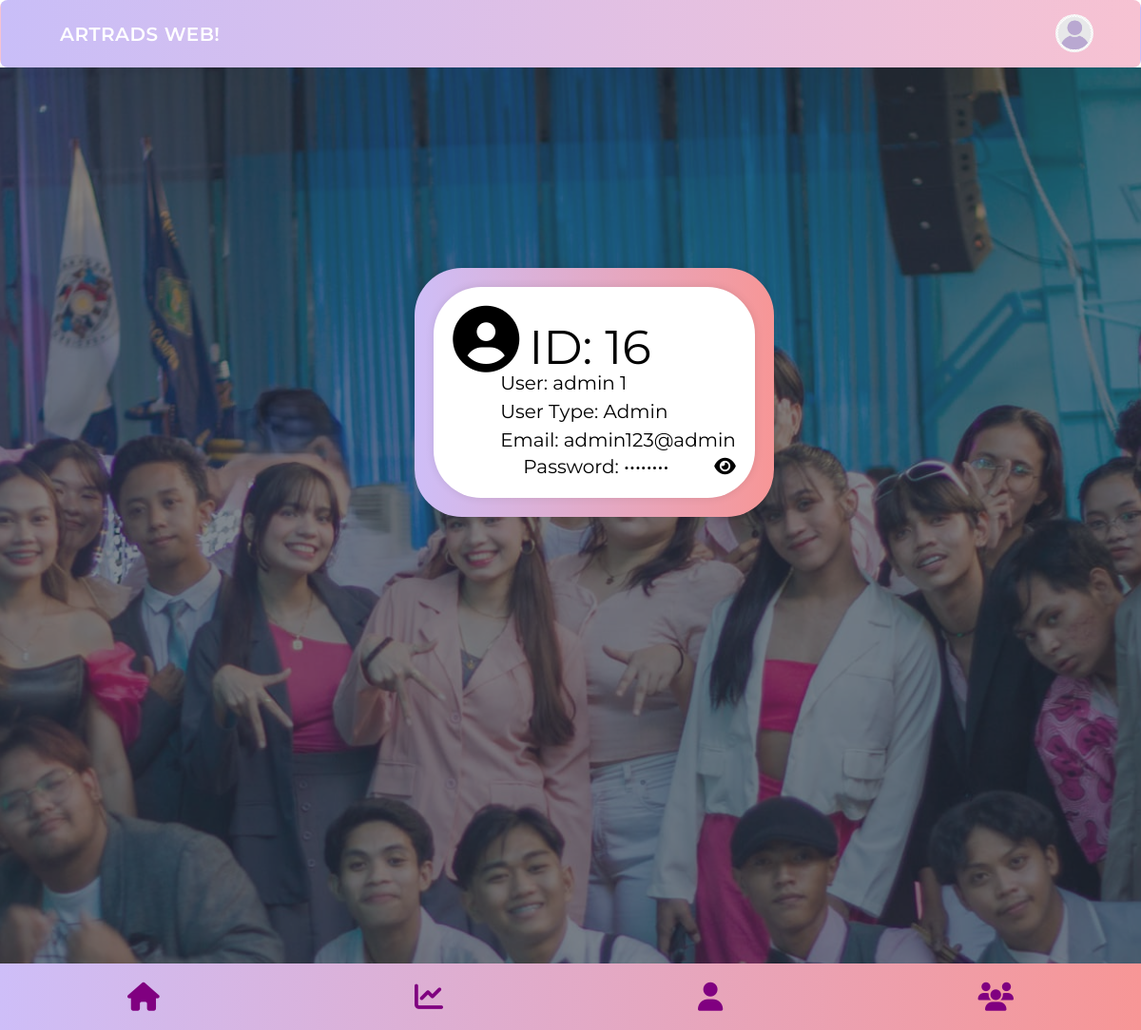
Page /scpphp/user.php (signed in) on the committed database.
### tables this page shows
CREATE TABLE `scp_tbl` (
  `id` int(10) NOT NULL,
  `fname` varchar(100) NOT NULL,
  `lname` varchar(100) NOT NULL,
  `email` varchar(100) NOT NULL,
  `password` varchar(100) NOT NULL,
  `user_type` varchar(100) NOT NULL
);

### scpphp/user.php (the view, shortened to what this page needs)
<?php
    include("server.php");
    $id = $_SESSION['id'];
    $query = mysqli_query($conn, "SELECT * FROM scp_tbl WHERE id = '$id'");
    while($result = mysqli_fetch_assoc($query)){
      $res_id = $result['id'];
      $res_fname = $result['fname'];
      $res_lname = $result['lname'];
      $res_email = $result['email'];
      $res_password = $result['password'];
      $res_type = $result['user_type'];
      }
?>
<!DOCTYPE html>
<html lang="en">
<head>
    <link href="https://cdn.jsdelivr.net/npm/daisyui@4.10.2/dist/full.min.css" rel="stylesheet" type="text/css" />
    <script src="https://cdn.tailwindcss.com"></script>
    <link rel="stylesheet" href="https://cdnjs.cloudflare.com/ajax/libs/font-awesome/6.5.1/css/all.min.css" />
</head>
<body>
<div class="navbar bg-base-100">
  <div class="flex-1">
    <a class="btn btn-ghost text-xl" href="home.php">Artrads Web!</a>
  </div>
  <div class="flex-none gap-2">
    <div class="dropdown dropdown-end">
      <div tabindex="0" role="button" class="btn btn-ghost btn-circle avatar" onclick="toggleProfileMenu()">
        <div class="w-10 rounded-full">
          <img alt="Tailwind CSS Navbar component" src="avatar.png"  style="height:-10px;width:auto;" />
        </div>
      </div>
      </div>
    </div>
  </div>
<div class="hero min-h-screen" style="background-image: url(artrads.jpg);">
<div class="hero-overlay bg-opacity-60 "></div>
  <div class="hero-content flex-col lg:flex-row-reverse">
<div class="content">
    <div class="container" style="background: linear-gradient(to left, rgb(247, 150, 150), #cebef8);margin-bottom: 400px;margin-left: 50px;">
        <div class="container" >
            <h1 style="color: black;"><i class="fas fa-user-circle" style="font-size: 70px;margin-right: 10px;"></i>ID: <?php echo $res_id;?></h1>
            <p style="color: black;margin-left:50px;">User: <?php echo $res_fname . ' ' . $res_lname; ?><br>
              User Type: <?php echo $res_type ?><br>
                Email: <?php echo $res_email; ?><br>
                <p style="margin-top:-2px;margin-bottom:-2px;color:#000;float:right;" id="pass">
                    Password:
                <span class="password-container">
                    <input style="background-color:transparent;border:none;cursor:default;outline:none;display:inline-block;white-space:nowrap;width:90px;color:#000;" type="password" value="<?php echo $res_password; ?>" id="password-field" readonly>
                    <button style="background-color:transparent;border:none;color:#000;" onclick="togglePassword()">
                        <i class="fa fa-eye" id="toggle-icon"></i>
                    </button>
                </span>
                <br>
            </p>
        </div>
    </div>
</div>
  </div>
</div>
<div class="bottom-navbar">
        <a href="home.php" class="footer-button"><i class="fas fa-home"></i></a>
        <a href="eventtry.php" class="footer-button"><i class="fas fa-chart-line"></i></a>
        <a href="user.php" class="footer-button"><i class="fas fa-user"></i></a>
        <a href="members.php" class="footer-button"><i class="fas fa-users"></i></a>
</div>
</body>
</html>

### rows in the picture
scp_tbl: id "16", fname "admin", lname "1", user_type "Admin", email "admin123@admin"
